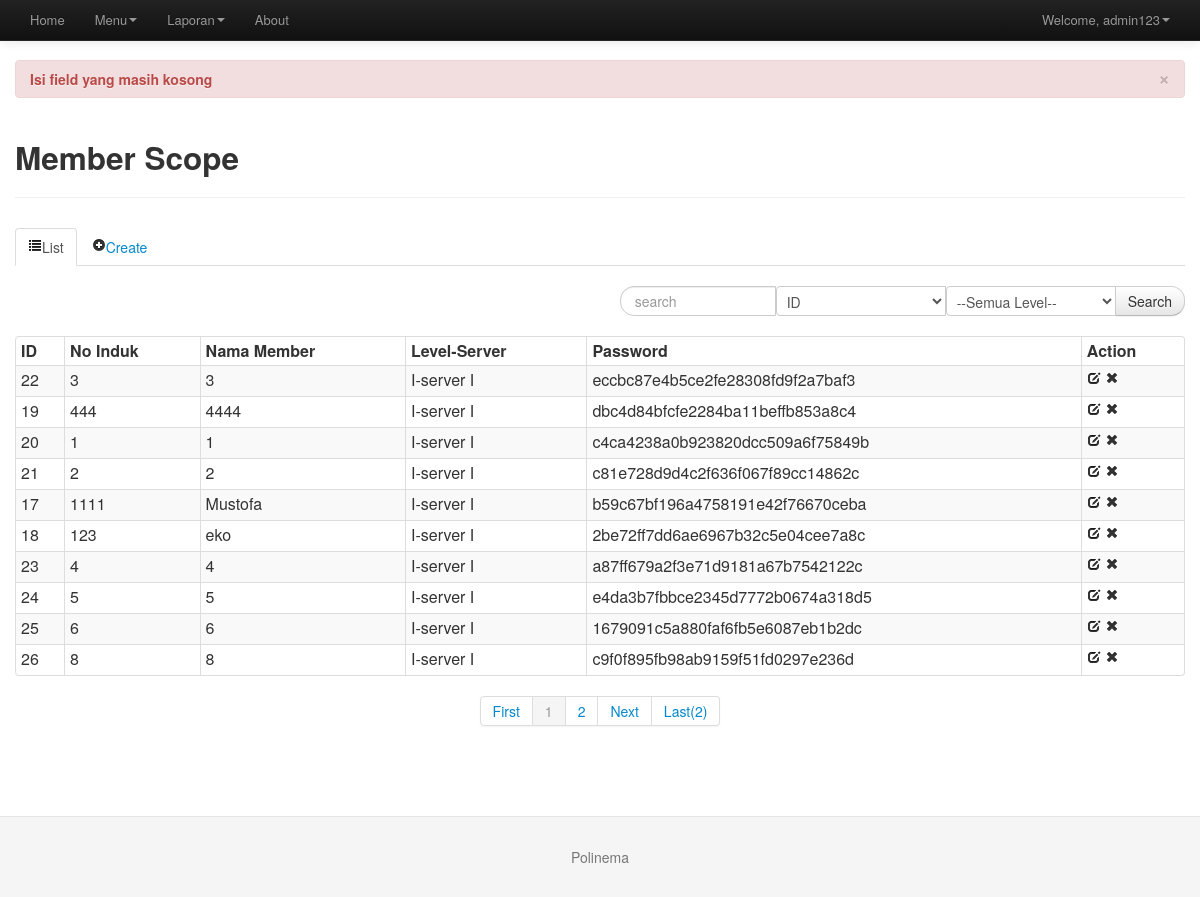
The app's page /?page=Member&error=empty (signed in) with its own data.
### tables this page shows
CREATE TABLE IF NOT EXISTS `siswa` (
  `id` int(10) NOT NULL AUTO_INCREMENT,
  `nis` int(100) NOT NULL,
  `nama_siswa` varchar(100) NOT NULL,
  `password` varchar(100) NOT NULL,
  `id_kelas` int(10) NOT NULL,
  `email` varchar(100) NOT NULL,
  PRIMARY KEY (`id`)
);

CREATE TABLE IF NOT EXISTS `kelas` (
  `id` int(10) NOT NULL AUTO_INCREMENT,
  `id_jurusan` int(10) NOT NULL,
  `nama_kelas` varchar(100) NOT NULL,
  PRIMARY KEY (`id`)
);

CREATE TABLE IF NOT EXISTS `jurusan` (
  `id` int(10) NOT NULL AUTO_INCREMENT,
  `nama_jurusan` varchar(100) NOT NULL,
  PRIMARY KEY (`id`),
  UNIQUE KEY `nama_jurusan` (`nama_jurusan`)
);

### master/master_siswa.php (the view, shortened to what this page needs)
<div class="row">
<div class="span12">
<?php
	$dataPerPage = 10;
	if(isset($_GET['halaman']) and !empty($_GET['halaman']))
	{
		$noPage = $_GET['halaman'];
	}
	else $noPage = 1;
	$offset = ($noPage - 1) * $dataPerPage;
?>
	<div class="page-header">
		<h2>Member Scope</h2>
	</div>
	<div>
		<ul class="nav nav-tabs">
            <li class="active"><a href="#list" data-toggle="tab"><i class="icon-list"></i>List</a></li>
            <li><a href="#new" data-toggle="tab"><i class="icon-plus-sign"></i>Create</a></li>
         </ul>
<div class="tab-content active">
    <div class="tab-pane active" id="list">
 		<form class="form-search" align="right" method="GET" action="">
		  <div class="input-append">
			<input type="text" class="span2 search-query" placeholder="search" name="txt_search">
			<select class="span2" name="jenis_search">
				<option value='siswa.id'>ID</option>
			</select>
			<select class="span2" name="kelas">
				<option value='all'>--Semua Level--</option>
			</select>
			<button type="submit" class="btn">Search</button>
		  </div>
		</form>
        <table class="table table-striped table-condensed table-bordered">
            <thead>
                <tr>
                    <th>ID</th>
                    <th>No Induk</th>
                    <th>Nama Member</th>
                    <th>Level-Server</th>
                    <th>Password</th>
                    <th>Action</th>
                </tr>
            </thead>
        <tbody>
		<?php
		if(empty($_GET["txt_search"])){
		$txt_search="";
		}
		else{
		$txt_search=$_GET["txt_search"];
		}
		$jenis_search = $_GET["jenis_search"];
		if(!empty($txt_search)){
			if(empty($_GET['kelas']) || $_GET['kelas'] == "all"){
			$get_kelas = "";
			}else{
			$get_kelas = "and siswa.id_kelas='".$_GET['kelas']."' ";
			}
			$query_count   = mysql_query("SELECT COUNT(*) AS jml_data FROM siswa where $jenis_search like '%$txt_search%' $get_kelas");
			$array_count   = mysql_fetch_array($query_count);
			$query_page = mysql_query("select siswa.id,siswa.id_kelas,siswa.nis,siswa.nama_siswa,siswa.password,kelas.nama_kelas,jurusan.nama_jurusan from siswa,kelas,jurusan where siswa.id_kelas=kelas.id and kelas.id_jurusan=jurusan.id $get_kelas and $jenis_search like '%$txt_search%' LIMIT $offset, $dataPerPage");
		}else{
			if(empty($_GET['kelas']) || $_GET['kelas'] == "all"){
			$get_kelas = "";
			}else{
			$get_kelas = "where siswa.id_kelas='".$_GET['kelas']."' ";
			$get_kelas2 = "and siswa.id_kelas='".$_GET['kelas']."' ";
			}
			$query_count   = mysql_query("SELECT COUNT(*) AS jml_data FROM siswa $get_kelas");
			$array_count   = mysql_fetch_array($query_count);
			$query_page = mysql_query("select siswa.id,siswa.id_kelas,siswa.nis,siswa.nama_siswa,siswa.password,kelas.nama_kelas,jurusan.nama_jurusan from siswa,kelas,jurusan where siswa.id_kelas=kelas.id and kelas.id_jurusan=jurusan.id $get_kelas2 LIMIT $offset, $dataPerPage");
		}
			$jml_data = $array_count["jml_data"];
			$jumPage = ceil($jml_data/$dataPerPage);
			while($array_page = mysql_fetch_array($query_page)){
				$nama_kelas = $array_page['nama_kelas']."-".$array_page['nama_jurusan'];
		?>
            <tr>
                <td><?php echo $array_page["id"]; ?></td>
                <td><?php echo $array_page["nis"]; ?></td>
                <td><?php echo $array_page["nama_siswa"]; ?></td>
                <td><?php echo $nama_kelas; ?></td>
                <td><?php echo $array_page["password"]; ?></td>
                <td>
                    <a href="#edit" data-toggle="modal" onclick="javacript:edit(<?php echo $array_page['id'].",'".$array_page['id_kelas']."','".$array_page['nis']."','".$array_page['nama_siswa']."','".$nama_kelas."','".$array_page["password"]."'";?>)"><i class="icon-edit"></i></a>
                    <a href="javascript:confirmDelete('proses/master_siswa/delete.php?id=<?php echo $array_page["id"]; ?>')"><i class="icon-remove"></i></a>
                </td>
            </tr>
		<?php
			}
		?>
        </tbody>
        </table>
		<div class="pagination pagination-centered">
			<?php
			if(!empty($txt_search)){
				if(empty($_GET['kelas']) || $_GET['kelas'] == "all"){
				$paging_kelas = "";
				}else{
				$paging_kelas = "&kelas=".$_GET['kelas'];
				}
			?>
            <ul>
                <li><a href="?page=Member&halaman=1&txt_search=<?php echo $txt_search; ?>&jenis_search=<?php echo $jenis_search; ?><?php echo $paging_kelas; ?>">First</a></li>
                <li>
					<?php
					if ($noPage > 1) echo  "<a href='?page=Member&halaman=".($noPage-1)."&txt_search=".$txt_search."&jenis_search=".$jenis_search.$paging_kelas."'>Prev</a>";
                   ?>
                </li>
					<?php
						$noPage1 = $noPage - 1;
						$noPage2 = $noPage - 2;
						$noPage3 = $noPage + 1;
						$noPage4 = $noPage + 2;
						if($noPage > 2)echo "<li><a href='?page=Member&halaman=".$noPage2."&txt_search=".$txt_search."&jenis_search=".$jenis_search.$paging_kelas."'>".$noPage2."</a></li>";
						if($noPage > 1)echo "<li><a href='?page=Member&halaman=".$noPage1."&txt_search=".$txt_search."&jenis_search=".$jenis_search.$paging_kelas."'>".$noPage1."</a></li>";
						echo "<li class='active'><a href='?page=Member&halaman=".$noPage."&txt_search=".$txt_search."&jenis_search=".$jenis_search.$paging_kelas."'>".$noPage."</a></li>";
						if($jumPage > $noPage){
							echo "<li><a href='?page=Member&halaman=".$noPage3."&txt_search=".$txt_search."&jenis_search=".$jenis_search.$paging_kelas."'>".$noPage3."</a></li>";
							if($jumPage > $noPage3)echo "<li><a href='?page=Member&halaman=".$noPage4."&txt_search=".$txt_search."&jenis_search=".$jenis_search.$paging_kelas."'>".$noPage4."</a></li>";
						}
					?>
                <li>
                        <?php
						if ($noPage < $jumPage) echo "<li><a href='?page=Member&halaman=".($noPage+1)."&txt_search=".$txt_search."&jenis_search=".$jenis_search.$paging_kelas."'>Next</a>";
						?>
                </li>
                <li><a href="?page=Member&halaman=<?php echo $jumPage; ?>&txt_search=<?php echo $txt_search; ?>&jenis_search=<?php echo $jenis_search; ?><?php echo $paging_kelas; ?>">Last(<?php echo $jumPage; ?>)</a></li>
            </ul>
			<?php
			}else{
				if(empty($_GET['kelas']) || $_GET['kelas'] == "all"){
				$paging_kelas = "";
				}else{
				$paging_kelas = "&kelas=".$_GET['kelas'];
				}
			?>
            <ul>
                <li><a href="?page=Member&halaman=1<?php echo $paging_kelas; ?>">First</a></li>
					<?php
						$noPage3 = $noPage + 1;
						echo "<li class='active'><a href='?page=Member&halaman=".$noPage.$paging_kelas."'>".$noPage."</a></li>";
						if($jumPage > $noPage){
							echo "<li><a href='?page=Member&halaman=".$noPage3."'>".$noPage3.$paging_kelas."</a></li>";
						}
					?>
                <li>
                        <?php
						if ($noPage < $jumPage) echo "<li><a href='?page=Member&halaman=".($noPage+1).$paging_kelas."'>Next</a>";
						?>
                </li>
                <li><a href="?page=Member&halaman=<?php echo $jumPage; ?><?php echo $paging_kelas; ?>">Last(<?php echo $jumPage; ?>)</a></li>
            </ul>
			<?php
			}
			?>
        </div>
    </div>
</div>
</div>
</div>
</div>

### menu/user.php (shortened to what this page needs)
<ul class="nav pull-right">
<?php
if($user_type == "admin"){
	$query_menu_user = mysql_query("select*from admin where id='$id_user'");
	$array_menu_user = mysql_fetch_array($query_menu_user);
	$nama_menu_user = $array_menu_user["nama"];
}else if($user_type == "siswa"){
	$query_menu_user = mysql_query("select*from siswa where id='$id_user'");
	$array_menu_user = mysql_fetch_array($query_menu_user);
	$nama_menu_user = $array_menu_user["nama_siswa"];
}
?>
	<li class="dropdown">
                 <a href="#" class="dropdown-toggle" data-toggle="dropdown">
                     Welcome, <?php echo $nama_menu_user; ?><b class="caret"></b>
                 </a>
             </li>
         </ul>
       </div>
     </div>
   </div>
 </div>

### assets/css/docs.css (style rules this page uses)
body { position: relative; padding-top: 40px; }

### records on screen
siswa: id "22", nis "3", nama_siswa "3", id_kelas.nama_jurusan "I-server I", password "eccbc87e4b5ce2fe28308fd9f2a7baf3"
siswa: id "19", nis "444", nama_siswa "4444", id_kelas.nama_jurusan "I-server I", password "dbc4d84bfcfe2284ba11beffb853a8c4"
siswa: id "20", nis "1", nama_siswa "1", id_kelas.nama_jurusan "I-server I", password "c4ca4238a0b923820dcc509a6f75849b"
siswa: id "21", nis "2", nama_siswa "2", id_kelas.nama_jurusan "I-server I", password "c81e728d9d4c2f636f067f89cc14862c"
siswa: id "17", nis "1111", nama_siswa "Mustofa", id_kelas.nama_jurusan "I-server I", password "b59c67bf196a4758191e42f76670ceba"
siswa: id "18", nis "123", nama_siswa "eko", id_kelas.nama_jurusan "I-server I", password "2be72ff7dd6ae6967b32c5e04cee7a8c"
siswa: id "23", nis "4", nama_siswa "4", id_kelas.nama_jurusan "I-server I", password "a87ff679a2f3e71d9181a67b7542122c"
siswa: id "24", nis "5", nama_siswa "5", id_kelas.nama_jurusan "I-server I", password "e4da3b7fbbce2345d7772b0674a318d5"
siswa: id "25", nis "6", nama_siswa "6", id_kelas.nama_jurusan "I-server I", password "1679091c5a880faf6fb5e6087eb1b2dc"
siswa: id "26", nis "8", nama_siswa "8", id_kelas.nama_jurusan "I-server I", password "c9f0f895fb98ab9159f51fd0297e236d"

### other values on screen
$nama_menu_user "admin123"
$noPage "1"
$noPage3 "2"
$jumPage "2"
